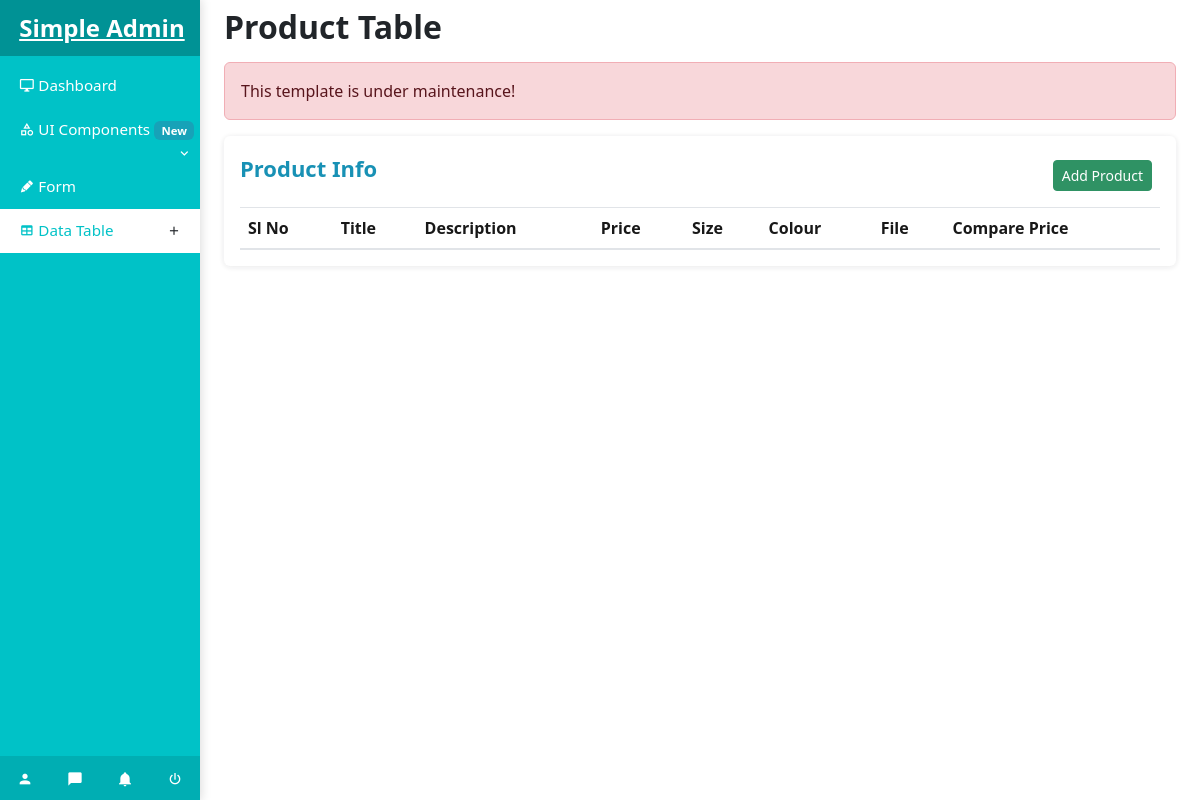
/dashboard/dash_table/, run on an earlier commit of the app's database.
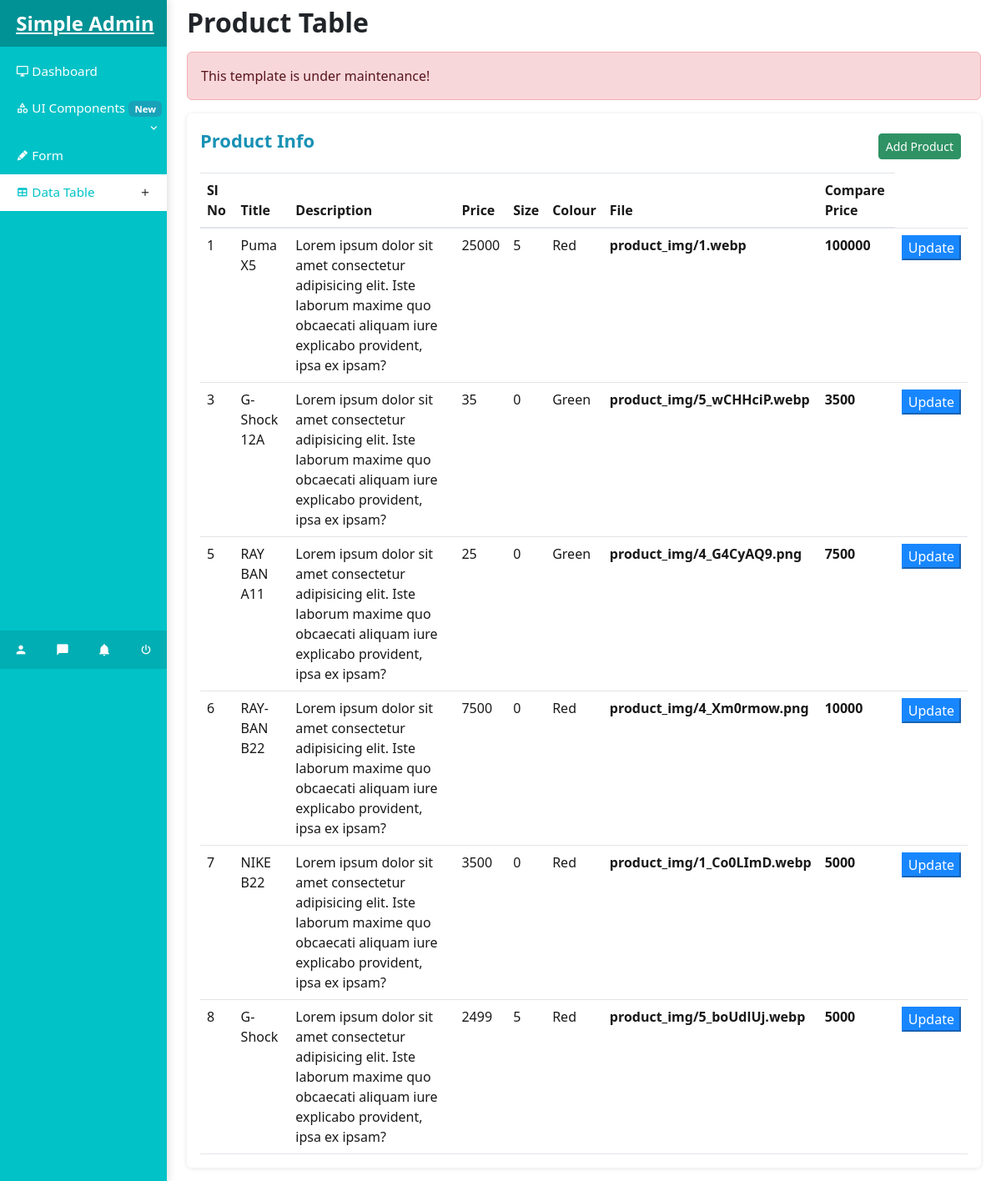
And on a later commit of the database.
### dashboard/models.py (models this page shows)
class product(models.Model):
    image = models.ImageField(upload_to='product_img', blank=True, null=True)
    title = models.CharField(max_length=100, blank=True, null=True)
    desc = models.TextField(blank=True, null=True)
    price = models.IntegerField(blank=True, null=True)
    size = models.IntegerField(blank=True, null=True)
    color = models.CharField(max_length=50, blank=True, null=True)
    compare_price = models.IntegerField(blank=True, null=True)

### dashboard/views.py (the view)
# urls.py: path('dash_table/', views.dash_table, name='dash_table'),
def dash_table(request):
    fetch = product.objects.all()
    return render(request, 'table.html', {'data': fetch})

### dashboard/Templates/table.html (shortened to what this page needs)
{% load static %}
<!DOCTYPE html>
<html lang="en">
<head>
	<link rel="stylesheet" type="text/css" href="{% static 'vendors\bootstrap\css\bootstrap-4.3.1\bootstrap.min.css' %}">
	<link rel="stylesheet" type="text/css" href="{% static 'css\simple-custom.css' %}">
	<link rel="stylesheet" type="text/css" href="{% static 'vendors\icon\mdi\css\materialdesignicons.min.css' %}">
	<link href="https://cdn.jsdelivr.net/npm/bootstrap@5.3.8/dist/css/bootstrap.min.css" rel="stylesheet">
</head>
<div>
	<div class="container-fluid">
		<div class="row">
			<div class="col-md-2">
				<div class="col-md-2 sidebar">
					<div class="brand">
						<a href="#" class="brand-name">Simple Admin</a>
					</div>
					<div class="sidebar-sticky">
						<ul class="nav flex-column">
							<li class="nav-item">
								<a href="{% url 'dashapp:dash_main'%}" class="nav-link"><i class="mdi mdi-monitor"></i> Dashboard</a>
							</li>
							<li class="nav-item">
								<a class="nav-link" data-toggle="collapse" href="#collapseExample" role="button" aria-expanded="false" aria-controls="collapseExample"><i class="mdi mdi-shape-outline"></i> UI Components <span class="badge badge-info">New</span><i class="mdi mdi-chevron-down float-right pr-2"></i></a>
							</li>
							<li class="nav-item">
								<a href="{% url 'dashapp:dash_form'%}" class="nav-link"><i class="mdi mdi-lead-pencil"></i> Form</a>
							</li>
							<li class="nav-item">
								<a href="{% url 'dashapp:dash_table'%}" class="nav-link active"><i class="mdi mdi-table"></i> Data Table <button class="btn btn-dark-base btn-rounded float-right btn-sm"><i class="mdi mdi-plus"></i></button></a>
							</li>
						</ul>
					</div>
					<div class="nav-bottom">
						<ul class="nav">
							<li class="nav-item"><a href="{% url 'dashapp:dash_login' %}" class="nav-link"><i class="mdi mdi-account"></i></a></li>
							<li class="nav-item"><a href="#" class="nav-link"><i class="mdi mdi-message"></i></a></li>
							<li class="nav-item"><a href="#" class="nav-link"><i class="mdi mdi-bell"></i></a></li>
							<li class="nav-item"><a href="{% url 'homeapp:welcome' %}" class="nav-link"><i class="mdi mdi-power"></i></a></li>
						</ul>
					</div>
				</div>
			</div>
			<main class="col-md-9 col-lg-10" role="main">
				<div class="container">
					<div class="content-header mt-2 mb-3">
						<h2 class="text-header">Product Table</h2>
					</div>
					<div class="alert alert-danger">
						This template is under maintenance!
					</div>
					<div class="row basic">
						<div class="col-md-12 mb-3">
							<div class="card">
								<div class="card-body pb-0">
									<label class="title-body">Product Info</label>
									<button class="btn btn-success btn-sm m-2 mb-3 float-right" class="btn btn-primary" data-bs-toggle="modal" data-bs-target="#exampleModalj" data-bs-whatever="@mdo" data-bs-target="#staticBackdrop">Add Product</button>
									<div class="table-responsive">
										<table class="table">
											<thead>
												<tr>
													<th>Sl No</th>
													<th>Title</th>
													<th>Description</th>
													<th>Price</th>
													<th>Size</th>
													<th>Colour</th>
													<th>File</th>
													<th>Compare Price</th>
												</tr>
											</thead>
											<tbody>
												{% for x in data %}
												<tr>
													<td>{{x.id}}</td>
													<td>{{x.title}}</td>
													<td>{{x.desc}}</td>
													<td>{{x.price}}</td>
													<td>{{x.size}}</td>
													<td>{{x.color}}</td>
													<th>{{x.image}}</th>
													<th>{{x.compare_price}}</th>
													<td><button class="btn-primary" data-bs-toggle="modal" data-bs-target="#exampleModal{{x.id}}" data-bs-whatever="@mdo">Update</button></td>
												</tr>
												{% endfor %}
											</tbody>
										</table>
									</div>
								</div>
							</div>
						</div>
					</div>
				</div>
			</main>
		</div>
	</div>
</body>
</html>

### dashboard/static/css/simple-custom.css (style rules this page uses)
.btn-dark-base { color: #fff; background-color: #009195; border-color: #009195; }
.sidebar { background-color: #00c2c7; position: fixed; top: 0; bottom: 0; left: 0; z-index: 100; padding: 0; box-shadow: 0px 0px 10px 1px rgba(0,0,0,.15); }
.sidebar-sticky { position: relative; top: 0; height: calc(100vh - 100px); padding-top: .5rem; overflow-x: hidden; overflow-y: auto; }
.sidebar .sidebar-sticky .nav-link { color: #fff; padding: 10px 0 10px 1.2rem; font-size: .95rem; font-weight: 500; transition: 1s; }
.sidebar .sidebar-sticky .nav-item .nav-link.active { color: #00c2c7; background-color: #fff; }
.brand { background-color: rgba(0,0,0,.25); padding: 10px 0 10px 1.2rem; }
.brand-name { color: #fff; font-weight: 700; font-size: 1.5rem; }
.text-header { font-weight: 700; }
.sidebar .nav-bottom { background-color: rgba(0,0,0,.1); padding: 0; }
.sidebar .nav-bottom .nav { padding: 3px 0; }
.sidebar .nav-bottom .nav-item { margin: 0 auto; }
.sidebar .nav-bottom .nav-link { color: #fff; }
.basic .card { border: none; box-shadow: 0 1px 6px 0 rgba(49, 53, 59, 0.12); }
.basic .title-body { font-weight: 700; font-size: 22px; color: #0086ad; margin-bottom: 20px; }
.card { opacity: 0.9; }
.btn-rounded { border-radius: 100px; }
.nav-link .btn { margin: -4px 10px 0 0; }

What changed in the data, as far as the page shows it:
added product: id "1", title "Puma X5", desc "Lorem ipsum dolor sit amet consectetur adipisicing elit. Iste laborum maxime quo obcaecati aliquam iure explicabo provident, ipsa ex ipsam?", price "25000", size "5", color "Red", image "product_img/1.webp", compare_price "100000"
added product: id "3", title "G-Shock 12A", desc "Lorem ipsum dolor sit amet consectetur adipisicing elit. Iste laborum maxime quo obcaecati aliquam iure explicabo provident, ipsa ex ipsam?", price "35", size "0", color "Green", image "product_img/5_wCHHciP.webp", compare_price "3500"
added product: id "5", title "RAY BAN A11", desc "Lorem ipsum dolor sit amet consectetur adipisicing elit. Iste laborum maxime quo obcaecati aliquam iure explicabo provident, ipsa ex ipsam?", price "25", size "0", color "Green", image "product_img/4_G4CyAQ9.png", compare_price "7500"
added product: id "6", title "RAY-BAN B22", desc "Lorem ipsum dolor sit amet consectetur adipisicing elit. Iste laborum maxime quo obcaecati aliquam iure explicabo provident, ipsa ex ipsam?", price "7500", size "0", color "Red", image "product_img/4_Xm0rmow.png", compare_price "10000"
added product: id "7", title "NIKE B22", desc "Lorem ipsum dolor sit amet consectetur adipisicing elit. Iste laborum maxime quo obcaecati aliquam iure explicabo provident, ipsa ex ipsam?", price "3500", size "0", color "Red", image "product_img/1_Co0LImD.webp", compare_price "5000"
added product: id "8", title "G-Shock", desc "Lorem ipsum dolor sit amet consectetur adipisicing elit. Iste laborum maxime quo obcaecati aliquam iure explicabo provident, ipsa ex ipsam?", price "2499", size "5", color "Red", image "product_img/5_boUdlUj.webp", compare_price "5000"
